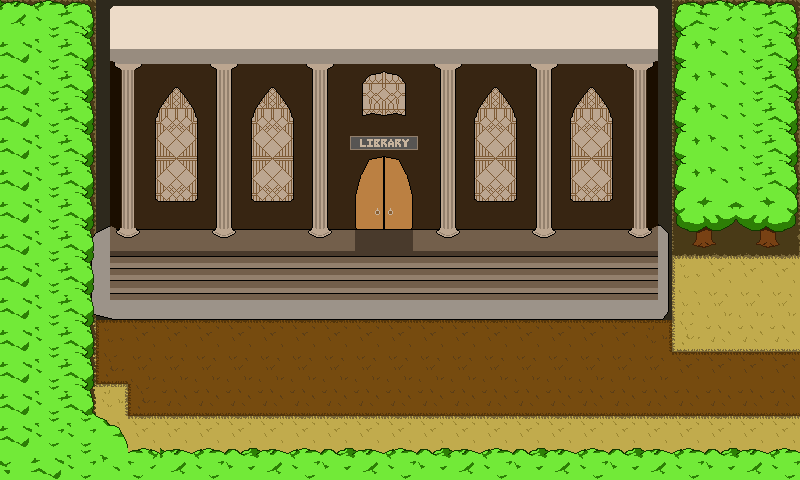

A 2D game scene composited from a Tiled map and its tileset images. What follows is a short description and the map's XML, with each tile layer's data collapsed to a summary:
An orthogonal 25x15 tile map with 32x32 px tiles, 5 tile layers (bg_color, grass, shadow, building, ...), 3 tilesets and 8 objects (2x Warp Zone).

<map version="1.10" tiledversion="1.10.2" orientation="orthogonal" renderorder="right-down" width="25" height="15" tilewidth="32" tileheight="32" infinite="0" nextlayerid="8" nextobjectid="19">
 <tileset firstgid="1" name="prelude_waldorf_schoolgrounds" tilewidth="32" tileheight="32" tilecount="270" columns="18">
  <image source="../images/world_tiles/prelude/prelude_waldorf_schoolgrounds.png" width="576" height="480" />
 </tileset>
 <tileset firstgid="271" name="prelude-map-ext-library" tilewidth="32" tileheight="32" tilecount="280" columns="20">
  <image source="../images/world_tiles/prelude/prelude-map-ext-library.png" width="640" height="448" />
 </tileset>
 <tileset firstgid="551" source="../images/world_tiles/prelude/ext_boardinghouse.tsx" />
 <layer id="4" name="bg_color" width="25" height="15">
  <data>[375 cells, 375 non-empty, 5 distinct tile ids]</data>
 </layer>
 <objectgroup id="6" name="Collision">
  <object id="1" x="0" y="0" width="96" height="480" />
  <object id="2" x="96" y="448" width="704" height="32" />
  <object id="3" x="96" y="0" width="256" height="224" />
  <object id="4" x="416" y="0" width="256" height="224" />
  <object id="5" x="672" y="0" width="128" height="256" />
  <object id="6" x="352" y="0" width="64" height="192" />
 </objectgroup>
 <layer id="2" name="grass" width="25" height="15">
  <data>[375 cells, 122 non-empty, 15 distinct tile ids]</data>
 </layer>
 <layer id="5" name="shadow" width="25" height="15">
  <data>[375 cells, 49 non-empty, 12 distinct tile ids]</data>
 </layer>
 <layer id="1" name="building" width="25" height="15">
  <data>[375 cells, 183 non-empty, 183 distinct tile ids]</data>
 </layer>
 <layer id="3" name="tree" width="25" height="15">
  <data>[375 cells, 100 non-empty, 22 distinct tile ids]</data>
 </layer>
 <objectgroup id="7" name="Warp Zone" class="Warp Zone">
  <properties>
   <property name="targetWorld" value="prelude_ext_crossroads" />
   <property name="targetX" type="int" value="0" />
   <property name="targetY" type="int" value="0" />
  </properties>
  <object id="17" name="Warp Zone" type="Warp Zone" x="790.333" y="257" width="8.66667" height="192.333">
   <properties>
    <property name="targetWorld" value="prelude_ext_crossroads" />
    <property name="targetX" type="int" value="25" />
    <property name="targetY" type="int" value="292" />
   </properties>
  </object>
  <object id="18" name="Warp Zone" type="Warp Zone" x="360" y="224" width="48.5" height="4.75">
   <properties>
    <property name="targetWorld" value="prelude_int_library" />
    <property name="targetX" type="int" value="310" />
    <property name="targetY" type="int" value="995" />
   </properties>
  </object>
 </objectgroup>
</map>
